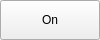
<?xml version="1.0" encoding="UTF-8"?>
<ui version="4.0">
 <class>TryToggle</class>
 <widget class="QWidget" name="TryToggle">
  <property name="geometry">
   <rect>
    <x>0</x>
    <y>0</y>
    <width>100</width>
    <height>40</height>
   </rect>
  </property>
  <property name="sizePolicy">
   <sizepolicy hsizetype="Minimum" vsizetype="Minimum">
    <horstretch>0</horstretch>
    <verstretch>0</verstretch>
   </sizepolicy>
  </property>
  <property name="minimumSize">
   <size>
    <width>100</width>
    <height>0</height>
   </size>
  </property>
  <property name="windowTitle">
   <string>Toggle Button</string>
  </property>
  <layout class="QGridLayout" name="gridLayout">
   <property name="sizeConstraint">
    <enum>QLayout::SetDefaultConstraint</enum>
   </property>
   <property name="leftMargin">
    <number>0</number>
   </property>
   <property name="topMargin">
    <number>0</number>
   </property>
   <property name="rightMargin">
    <number>0</number>
   </property>
   <property name="bottomMargin">
    <number>0</number>
   </property>
   <item row="0" column="0">
    <widget class="QPushButton" name="pushButtonToggle">
     <property name="sizePolicy">
      <sizepolicy hsizetype="MinimumExpanding" vsizetype="Preferred">
       <horstretch>0</horstretch>
       <verstretch>0</verstretch>
      </sizepolicy>
     </property>
     <property name="minimumSize">
      <size>
       <width>0</width>
       <height>40</height>
      </size>
     </property>
     <property name="baseSize">
      <size>
       <width>0</width>
       <height>40</height>
      </size>
     </property>
     <property name="text">
      <string>On</string>
     </property>
     <property name="checkable">
      <bool>true</bool>
     </property>
    </widget>
   </item>
  </layout>
 </widget>
 <resources/>
 <connections/>
</ui>
